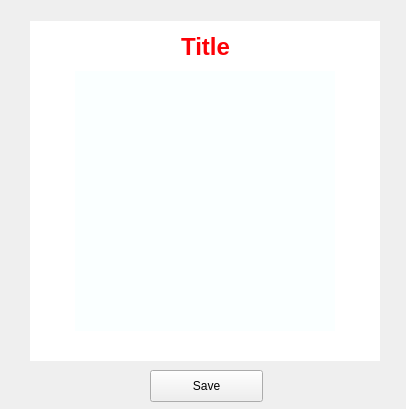
<?xml version="1.0" encoding="UTF-8"?>
<ui version="4.0">
 <class>QRCodeWidget</class>
 <widget class="QWidget" name="QRCodeWidget">
  <property name="windowModality">
   <enum>Qt::ApplicationModal</enum>
  </property>
  <property name="geometry">
   <rect>
    <x>0</x>
    <y>0</y>
    <width>406</width>
    <height>409</height>
   </rect>
  </property>
  <property name="windowTitle">
   <string>QR Code</string>
  </property>
  <widget class="QPushButton" name="btnSave">
   <property name="geometry">
    <rect>
     <x>150</x>
     <y>370</y>
     <width>113</width>
     <height>32</height>
    </rect>
   </property>
   <property name="text">
    <string>Save</string>
   </property>
  </widget>
  <widget class="QWidget" name="widget" native="true">
   <property name="geometry">
    <rect>
     <x>30</x>
     <y>21</y>
     <width>350</width>
     <height>340</height>
    </rect>
   </property>
   <property name="autoFillBackground">
    <bool>false</bool>
   </property>
   <property name="styleSheet">
    <string notr="true">background-color: rgb(255, 255, 255);</string>
   </property>
   <widget class="QLabel" name="QRCode">
    <property name="geometry">
     <rect>
      <x>45</x>
      <y>50</y>
      <width>260</width>
      <height>260</height>
     </rect>
    </property>
    <property name="autoFillBackground">
     <bool>false</bool>
    </property>
    <property name="styleSheet">
     <string notr="true">background-color: rgb(250, 255, 255);</string>
    </property>
    <property name="text">
     <string/>
    </property>
    <property name="margin">
     <number>10</number>
    </property>
   </widget>
   <widget class="QLabel" name="title">
    <property name="enabled">
     <bool>true</bool>
    </property>
    <property name="geometry">
     <rect>
      <x>10</x>
      <y>10</y>
      <width>331</width>
      <height>31</height>
     </rect>
    </property>
    <property name="font">
     <font>
      <family>Arial</family>
      <pointsize>18</pointsize>
      <weight>75</weight>
      <bold>true</bold>
     </font>
    </property>
    <property name="mouseTracking">
     <bool>false</bool>
    </property>
    <property name="styleSheet">
     <string notr="true">color: rgb(252, 1, 7);</string>
    </property>
    <property name="text">
     <string>Title</string>
    </property>
    <property name="textFormat">
     <enum>Qt::AutoText</enum>
    </property>
    <property name="alignment">
     <set>Qt::AlignCenter</set>
    </property>
    <property name="textInteractionFlags">
     <set>Qt::NoTextInteraction</set>
    </property>
   </widget>
  </widget>
 </widget>
 <resources/>
 <connections/>
</ui>
